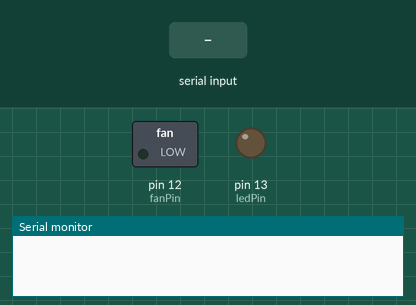
Recording of a sketch running on a simulated Arduino Uno, built with avr-gcc and run on an emulated ATmega328P. Parts: switched loads named in the sketch (green lamp = pin HIGH), output pins drawn as LEDs (lit = HIGH), the last lines printed to the serial monitor. Inputs (shaded band) come from the test bench.

Above: at 1.2 s.
1.3 s: "H" received over Serial
At 2.1 s:
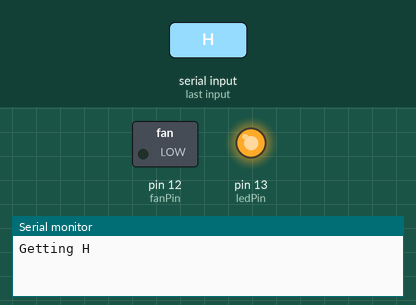
2.8 s: "R" received over Serial
At 3.3 s:
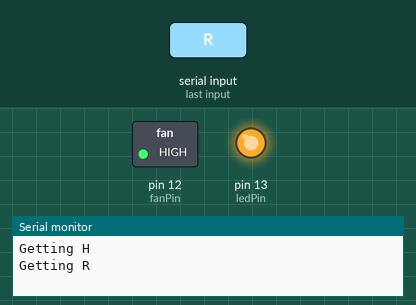
4.3 s: "L" received over Serial
At 5.6 s:
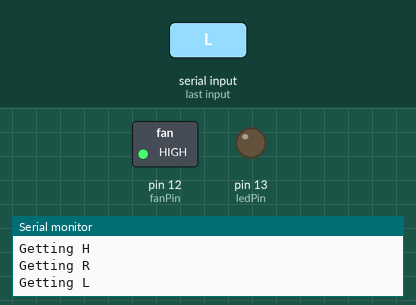
Timing chart, 0 to 7.3 s (numbered marks = the images above; inputs shaded):
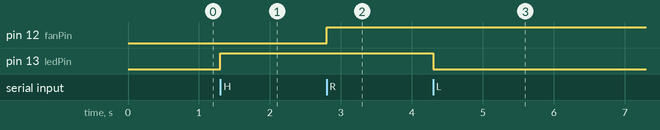

The sketch:

05b_arduino_gui_fan.ino
```cpp
// Arduino Serial Communication using Python tkinter GUI
// Turns on and off ledPin 13 and fanPin 12
// Python GUI must be running before you attempt to open the Arduino IDE serial montior

const int ledPin = 13;  // Pin LED is attached to
const int fanPin = 12;  // Pin fan is attached to
int incomingByte;       // Variable to store serial data


void setup() {
  // initialize serial communication:
  Serial.begin(9600);
  // initialize pins as output:
  pinMode(ledPin, OUTPUT);
  pinMode(fanPin, OUTPUT);
}

void loop() {
  // See if there is incoming serial data:
  if (Serial.available() > 0) {
    // read the oldest byte in the serial buffer:
    incomingByte = Serial.read();
    // if it's a capital H, turn on the LED:
    if (incomingByte == 'H') {
      digitalWrite(ledPin, HIGH);
      Serial.println("Getting H");  // print out to serial monitor to check state
    }
    // if it's an L, turn off the LED:
    else if (incomingByte == 'L') {
      digitalWrite(ledPin, LOW);
      Serial.println("Getting L");
    }
    // if it's an R, run the fan:
    else if (incomingByte == 'R') {
      digitalWrite(fanPin, HIGH);
      Serial.println("Getting R");
    }
    // if it's an S, stop the fan:
    else if (incomingByte == 'S') {
      digitalWrite(fanPin, LOW);
      Serial.println("Getting S");
    }
  }
}
```

Measured:
- after the input at 1.3 s, pin 13 (ledPin): LOW → HIGH at once
- after the input at 2.8 s, pin 12 (fanPin): LOW → HIGH at once
- after the input at 4.3 s, pin 13 (ledPin): HIGH → LOW at once
